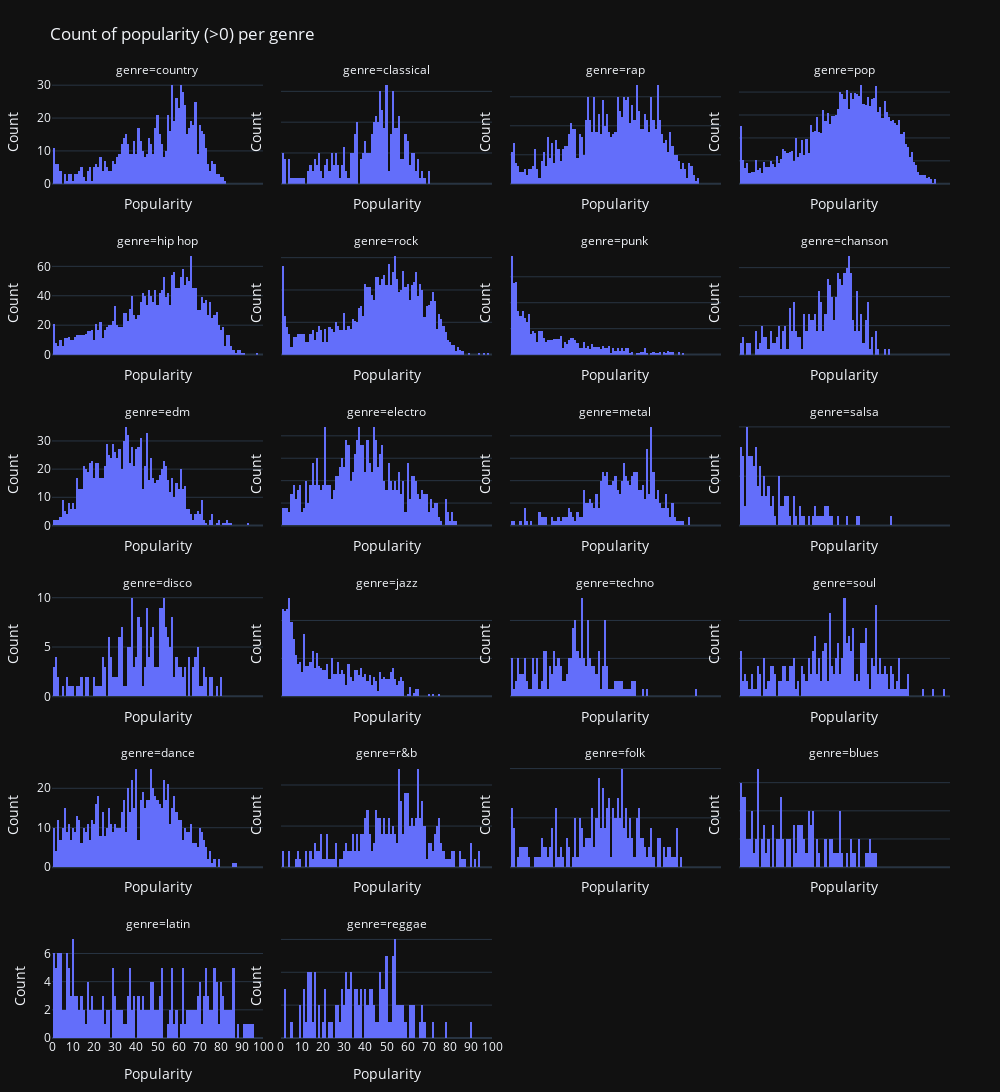

Write notebook code for a chart like this one.
### Code cell
df = dataset_train[dataset_train['popularity'] > 0][['genre','popularity']].dropna()
df['popularity'] = pd.to_numeric(df['popularity'], errors='coerce').dropna().astype(int)



fig = px.histogram(df, x='popularity', facet_col='genre', facet_col_wrap=4,
                   nbins=100, range_x=[1,100], range_y=[0,min(100, df['popularity'].value_counts().max())],
                   labels={'popularity':'Popularity'},
                   title='Count of popularity (>0) per genre',
                   template='plotly_dark',
                   width=1000, height=1200)

#fig.update_xaxes(showticklabels=True, tick0=0, dtick=10, title_text='Popularity')
#fig.update_yaxes(autorange=True, title_text='Count')
# Vue plus precise :
fig.update_yaxes(matches=None, autorange=True, title_text='Count')
fig.update_xaxes(tick0=0, dtick=10, range=[0,100], title_text='Popularity')

fig.update_layout(margin=dict(t=80,l=50,r=50,b=50), showlegend=False)
fig.show()

### Figure 1 — Plotly figure (JSON) as saved in the notebook; plotly's stock layout.template omitted (floating-point values rounded to 4 significant figures; data arrays with more than 128 entries replaced by an {"elided": "..."} marker saying what was removed)
{"data": [{"bingroup": "x", "hovertemplate": "genre=country<br>Popularity=%{x}<br>count=%{y}<extra></extra>", "legendgroup": "", "marker": {"color": "#636efa", "pattern": {"shape": ""}}, "name": "", "nbinsx": 100, "orientation": "v", "showlegend": false, "type": "histogram", "x": {"elided": "826 int values"}, "xaxis": "x21", "yaxis": "y21"}, {"bingroup": "x", "hovertemplate": "genre=classical<br>Popularity=%{x}<br>count=%{y}<extra></extra>", "legendgroup": "", "marker": {"color": "#636efa", "pattern": {"shape": ""}}, "name": "", "nbinsx": 100, "orientation": "v", "showlegend": false, "type": "histogram", "x": {"elided": "327 int values"}, "xaxis": "x22", "yaxis": "y22"}, {"bingroup": "x", "hovertemplate": "genre=rap<br>Popularity=%{x}<br>count=%{y}<extra></extra>", "legendgroup": "", "marker": {"color": "#636efa", "pattern": {"shape": ""}}, "name": "", "nbinsx": 100, "orientation": "v", "showlegend": false, "type": "histogram", "x": {"elided": "1363 int values"}, "xaxis": "x23", "yaxis": "y23"}, {"bingroup": "x", "hovertemplate": "genre=pop<br>Popularity=%{x}<br>count=%{y}<extra></extra>", "legendgroup": "", "marker": {"color": "#636efa", "pattern": {"shape": ""}}, "name": "", "nbinsx": 100, "orientation": "v", "showlegend": false, "type": "histogram", "x": {"elided": "3815 int values"}, "xaxis": "x24", "yaxis": "y24"}, {"bingroup": "x", "hovertemplate": "genre=hip hop<br>Popularity=%{x}<br>count=%{y}<extra></extra>", "legendgroup": "", "marker": {"color": "#636efa", "pattern": {"shape": ""}}, "name": "", "nbinsx": 100, "orientation": "v", "showlegend": false, "type": "histogram", "x": {"elided": "2375 int values"}, "xaxis": "x17", "yaxis": "y17"}, {"bingroup": "x", "hovertemplate": "genre=rock<br>Popularity=%{x}<br>count=%{y}<extra></extra>", "legendgroup": "", "marker": {"color": "#636efa", "pattern": {"shape": ""}}, "name": "", "nbinsx": 100, "orientation": "v", "showlegend": false, "type": "histogram", "x": {"elided": "2230 int values"}, "xaxis": "x18", "yaxis": "y18"}, {"bingroup": "x", "hovertemplate": "genre=punk<br>Popularity=%{x}<br>count=%{y}<extra></extra>", "legendgroup": "", "marker": {"color": "#636efa", "pattern": {"shape": ""}}, "name": "", "nbinsx": 100, "orientation": "v", "showlegend": false, "type": "histogram", "x": {"elided": "812 int values"}, "xaxis": "x19", "yaxis": "y19"}, {"bingroup": "x", "hovertemplate": "genre=chanson<br>Popularity=%{x}<br>count=%{y}<extra></extra>", "legendgroup": "", "marker": {"color": "#636efa", "pattern": {"shape": ""}}, "name": "", "nbinsx": 100, "orientation": "v", "showlegend": false, "type": "histogram", "x": {"elided": "369 int values"}, "xaxis": "x20", "yaxis": "y20"}, {"bingroup": "x", "hovertemplate": "genre=edm<br>Popularity=%{x}<br>count=%{y}<extra></extra>", "legendgroup": "", "marker": {"color": "#636efa", "pattern": {"shape": ""}}, "name": "", "nbinsx": 100, "orientation": "v", "showlegend": false, "type": "histogram", "x": {"elided": "1203 int values"}, "xaxis": "x13", "yaxis": "y13"}, {"bingroup": "x", "hovertemplate": "genre=electro<br>Popularity=%{x}<br>count=%{y}<extra></extra>", "legendgroup": "", "marker": {"color": "#636efa", "pattern": {"shape": ""}}, "name": "", "nbinsx": 100, "orientation": "v", "showlegend": false, "type": "histogram", "x": {"elided": "791 int values"}, "xaxis": "x14", "yaxis": "y14"}, {"bingroup": "x", "hovertemplate": "genre=metal<br>Popularity=%{x}<br>count=%{y}<extra></extra>", "legendgroup": "", "marker": {"color": "#636efa", "pattern": {"shape": ""}}, "name": "", "nbinsx": 100, "orientation": "v", "showlegend": false, "type": "histogram", "x": {"elided": "422 int values"}, "xaxis": "x15", "yaxis": "y15"}, {"bingroup": "x", "hovertemplate": "genre=salsa<br>Popularity=%{x}<br>count=%{y}<extra></extra>", "legendgroup": "", "marker": {"color": "#636efa", "pattern": {"shape": ""}}, "name": "", "nbinsx": 100, "orientation": "v", "showlegend": false, "type": "histogram", "x": {"elided": "129 int values"}, "xaxis": "x16", "yaxis": "y16"}, {"bingroup": "x", "hovertemplate": "genre=disco<br>Popularity=%{x}<br>count=%{y}<extra></extra>", "legendgroup": "", "marker": {"color": "#636efa", "pattern": {"shape": ""}}, "name": "", "nbinsx": 100, "orientation": "v", "showlegend": false, "type": "histogram", "x": {"elided": "245 int values"}, "xaxis": "x9", "yaxis": "y9"}, {"bingroup": "x", "hovertemplate": "genre=jazz<br>Popularity=%{x}<br>count=%{y}<extra></extra>", "legendgroup": "", "marker": {"color": "#636efa", "pattern": {"shape": ""}}, "name": "", "nbinsx": 100, "orientation": "v", "showlegend": false, "type": "histogram", "x": {"elided": "959 int values"}, "xaxis": "x10", "yaxis": "y10"}, {"bingroup": "x", "hovertemplate": "genre=techno<br>Popularity=%{x}<br>count=%{y}<extra></extra>", "legendgroup": "", "marker": {"color": "#636efa", "pattern": {"shape": ""}}, "name": "", "nbinsx": 100, "orientation": "v", "showlegend": false, "type": "histogram", "x": {"elided": "225 int values"}, "xaxis": "x11", "yaxis": "y11"}, {"bingroup": "x", "hovertemplate": "genre=soul<br>Popularity=%{x}<br>count=%{y}<extra></extra>", "legendgroup": "", "marker": {"color": "#636efa", "pattern": {"shape": ""}}, "name": "", "nbinsx": 100, "orientation": "v", "showlegend": false, "type": "histogram", "x": {"elided": "310 int values"}, "xaxis": "x12", "yaxis": "y12"}, {"bingroup": "x", "hovertemplate": "genre=dance<br>Popularity=%{x}<br>count=%{y}<extra></extra>", "legendgroup": "", "marker": {"color": "#636efa", "pattern": {"shape": ""}}, "name": "", "nbinsx": 100, "orientation": "v", "showlegend": false, "type": "histogram", "x": {"elided": "923 int values"}, "xaxis": "x5", "yaxis": "y5"}, {"bingroup": "x", "hovertemplate": "genre=r&b<br>Popularity=%{x}<br>count=%{y}<extra></extra>", "legendgroup": "", "marker": {"color": "#636efa", "pattern": {"shape": ""}}, "name": "", "nbinsx": 100, "orientation": "v", "showlegend": false, "type": "histogram", "x": {"elided": "285 int values"}, "xaxis": "x6", "yaxis": "y6"}, {"bingroup": "x", "hovertemplate": "genre=folk<br>Popularity=%{x}<br>count=%{y}<extra></extra>", "legendgroup": "", "marker": {"color": "#636efa", "pattern": {"shape": ""}}, "name": "", "nbinsx": 100, "orientation": "v", "showlegend": false, "type": "histogram", "x": {"elided": "233 int values"}, "xaxis": "x7", "yaxis": "y7"}, {"bingroup": "x", "hovertemplate": "genre=blues<br>Popularity=%{x}<br>count=%{y}<extra></extra>", "legendgroup": "", "marker": {"color": "#636efa", "pattern": {"shape": ""}}, "name": "", "nbinsx": 100, "orientation": "v", "showlegend": false, "type": "histogram", "x": [26, 62, 21, 19, 48, 18, 18, 38, 46, 20, 3, 14, 7, 49, 27, 3, 41, 5, 1, 33, 2, 23, 43, 45, 28, 6, 44, 37, 1, 11, 48, 53, 12, 24, 9, 20, 5, 1, 34, 33, 30, 3, 6, 29, 28, 6, 26, 16, 12, 13, 9, 4, 32, 3, 12, 31, 8, 34, 62, 41, 16, 48, 26, 65, 9, 53, 35, 28, 44, 35, 33, 1, 61, 14, 63, 31, 33, 1, 37, 1, 57, 20, 55, 54, 3, 11, 64, 43, 2, 2, 9, 29, 57, 48, 2, 9, 23, 16, 24, 34, 20, 35, 2, 4, 51, 20, 9, 21, 30, 60, 47, 8, 29, 19, 6, 9, 35, 30], "xaxis": "x8", "yaxis": "y8"}, {"bingroup": "x", "hovertemplate": "genre=latin<br>Popularity=%{x}<br>count=%{y}<extra></extra>", "legendgroup": "", "marker": {"color": "#636efa", "pattern": {"shape": ""}}, "name": "", "nbinsx": 100, "orientation": "v", "showlegend": false, "type": "histogram", "x": {"elided": "237 int values"}, "xaxis": "x", "yaxis": "y"}, {"bingroup": "x", "hovertemplate": "genre=reggae<br>Popularity=%{x}<br>count=%{y}<extra></extra>", "legendgroup": "", "marker": {"color": "#636efa", "pattern": {"shape": ""}}, "name": "", "nbinsx": 100, "orientation": "v", "showlegend": false, "type": "histogram", "x": [37, 21, 56, 63, 21, 15, 54, 16, 67, 48, 36, 53, 36, 9, 54, 47, 33, 62, 47, 31, 40, 40, 18, 33, 35, 29, 27, 58, 13, 2, 21, 16, 62, 55, 48, 78, 61, 27, 5, 16, 29, 67, 63, 32, 49, 11, 20, 56, 52, 46, 50, 11, 44, 50, 54, 54, 41, 53, 57, 49, 28, 72, 44, 53, 49, 58, 45, 51, 36, 2, 24, 26, 26, 55, 30, 13, 54, 31, 14, 11, 2, 33, 14, 29, 50, 14, 40, 53, 35, 50, 66, 38, 9, 18, 53, 41, 90, 16, 12, 43, 54, 33, 68, 47, 30, 42, 59, 61, 43, 38, 14, 31, 47, 38, 32, 50, 13, 48, 13, 23, 42, 32, 43, 31, 35, 37, 42, 57], "xaxis": "x2", "yaxis": "y2"}], "layout": {"annotations": [{"font": {}, "showarrow": false, "text": "genre=latin", "x": 0.1175, "xanchor": "center", "xref": "paper", "y": 0.1083, "yanchor": "bottom", "yref": "paper"}, {"font": {}, "showarrow": false, "text": "genre=reggae", "x": 0.3725, "xanchor": "center", "xref": "paper", "y": 0.1083, "yanchor": "bottom", "yref": "paper"}, {"font": {}, "showarrow": false, "text": "genre=dance", "x": 0.1175, "xanchor": "center", "xref": "paper", "y": 0.2867, "yanchor": "bottom", "yref": "paper"}, {"font": {}, "showarrow": false, "text": "genre=r&b", "x": 0.3725, "xanchor": "center", "xref": "paper", "y": 0.2867, "yanchor": "bottom", "yref": "paper"}, {"font": {}, "showarrow": false, "text": "genre=folk", "x": 0.6275, "xanchor": "center", "xref": "paper", "y": 0.2867, "yanchor": "bottom", "yref": "paper"}, {"font": {}, "showarrow": false, "text": "genre=blues", "x": 0.8825, "xanchor": "center", "xref": "paper", "y": 0.2867, "yanchor": "bottom", "yref": "paper"}, {"font": {}, "showarrow": false, "text": "genre=disco", "x": 0.1175, "xanchor": "center", "xref": "paper", "y": 0.465, "yanchor": "bottom", "yref": "paper"}, {"font": {}, "showarrow": false, "text": "genre=jazz", "x": 0.3725, "xanchor": "center", "xref": "paper", "y": 0.465, "yanchor": "bottom", "yref": "paper"}, {"font": {}, "showarrow": false, "text": "genre=techno", "x": 0.6275, "xanchor": "center", "xref": "paper", "y": 0.465, "yanchor": "bottom", "yref": "paper"}, {"font": {}, "showarrow": false, "text": "genre=soul", "x": 0.8825, "xanchor": "center", "xref": "paper", "y": 0.465, "yanchor": "bottom", "yref": "paper"}, {"font": {}, "showarrow": false, "text": "genre=edm", "x": 0.1175, "xanchor": "center", "xref": "paper", "y": 0.6433, "yanchor": "bottom", "yref": "paper"}, {"font": {}, "showarrow": false, "text": "genre=electro", "x": 0.3725, "xanchor": "center", "xref": "paper", "y": 0.6433, "yanchor": "bottom", "yref": "paper"}, {"font": {}, "showarrow": false, "text": "genre=metal", "x": 0.6275, "xanchor": "center", "xref": "paper", "y": 0.6433, "yanchor": "bottom", "yref": "paper"}, {"font": {}, "showarrow": false, "text": "genre=salsa", "x": 0.8825, "xanchor": "center", "xref": "paper", "y": 0.6433, "yanchor": "bottom", "yref": "paper"}, {"font": {}, "showarrow": false, "text": "genre=hip hop", "x": 0.1175, "xanchor": "center", "xref": "paper", "y": 0.8217, "yanchor": "bottom", "yref": "paper"}, {"font": {}, "showarrow": false, "text": "genre=rock", "x": 0.3725, "xanchor": "center", "xref": "paper", "y": 0.8217, "yanchor": "bottom", "yref": "paper"}, {"font": {}, "showarrow": false, "text": "genre=punk", "x": 0.6275, "xanchor": "center", "xref": "paper", "y": 0.8217, "yanchor": "bottom", "yref": "paper"}, {"font": {}, "showarrow": false, "text": "genre=chanson", "x": 0.8825, "xanchor": "center", "xref": "paper", "y": 0.8217, "yanchor": "bottom", "yref": "paper"}, {"font": {}, "showarrow": false, "text": "genre=country", "x": 0.1175, "xanchor": "center", "xref": "paper", "y": 1.0, "yanchor": "bottom", "yref": "paper"}, {"font": {}, "showarrow": false, "text": "genre=classical", "x": 0.3725, "xanchor": "center", "xref": "paper", "y": 1.0, "yanchor": "bottom", "yref": "paper"}, {"font": {}, "showarrow": false, "text": "genre=rap", "x": 0.6275, "xanchor": "center", "xref": "paper", "y": 1.0, "yanchor": "bottom", "yref": "paper"}, {"font": {}, "showarrow": false, "text": "genre=pop", "x": 0.8825, "xanchor": "center", "xref": "paper", "y": 1.0, "yanchor": "bottom", "yref": "paper"}], "barmode": "relative", "height": 1200, "legend": {"tracegroupgap": 0}, "margin": {"b": 50, "l": 50, "r": 50, "t": 80}, "showlegend": false, "title": {"text": "Count of popularity (>0) per genre"}, "width": 1000, "xaxis": {"anchor": "y", "domain": [0, 0.235], "dtick": 10, "range": [0, 100], "tick0": 0, "title": {"text": "Popularity"}}, "xaxis10": {"anchor": "y10", "domain": [0.255, 0.49], "dtick": 10, "matches": "x", "range": [0, 100], "showticklabels": false, "tick0": 0, "title": {"text": "Popularity"}}, "xaxis11": {"anchor": "y11", "domain": [0.51, 0.745], "dtick": 10, "matches": "x", "range": [0, 100], "showticklabels": false, "tick0": 0, "title": {"text": "Popularity"}}, "xaxis12": {"anchor": "y12", "domain": [0.765, 1.0], "dtick": 10, "matches": "x", "range": [0, 100], "showticklabels": false, "tick0": 0, "title": {"text": "Popularity"}}, "xaxis13": {"anchor": "y13", "domain": [0, 0.235], "dtick": 10, "matches": "x", "range": [0, 100], "showticklabels": false, "tick0": 0, "title": {"text": "Popularity"}}, "xaxis14": {"anchor": "y14", "domain": [0.255, 0.49], "dtick": 10, "matches": "x", "range": [0, 100], "showticklabels": false, "tick0": 0, "title": {"text": "Popularity"}}, "xaxis15": {"anchor": "y15", "domain": [0.51, 0.745], "dtick": 10, "matches": "x", "range": [0, 100], "showticklabels": false, "tick0": 0, "title": {"text": "Popularity"}}, "xaxis16": {"anchor": "y16", "domain": [0.765, 1.0], "dtick": 10, "matches": "x", "range": [0, 100], "showticklabels": false, "tick0": 0, "title": {"text": "Popularity"}}, "xaxis17": {"anchor": "y17", "domain": [0, 0.235], "dtick": 10, "matches": "x", "range": [0, 100], "showticklabels": false, "tick0": 0, "title": {"text": "Popularity"}}, "xaxis18": {"anchor": "y18", "domain": [0.255, 0.49], "dtick": 10, "matches": "x", "range": [0, 100], "showticklabels": false, "tick0": 0, "title": {"text": "Popularity"}}, "xaxis19": {"anchor": "y19", "domain": [0.51, 0.745], "dtick": 10, "matches": "x", "range": [0, 100], "showticklabels": false, "tick0": 0, "title": {"text": "Popularity"}}, "xaxis2": {"anchor": "y2", "domain": [0.255, 0.49], "dtick": 10, "matches": "x", "range": [0, 100], "tick0": 0, "title": {"text": "Popularity"}}, "xaxis20": {"anchor": "y20", "domain": [0.765, 1.0], "dtick": 10, "matches": "x", "range": [0, 100], "showticklabels": false, "tick0": 0, "title": {"text": "Popularity"}}, "xaxis21": {"anchor": "y21", "domain": [0, 0.235], "dtick": 10, "matches": "x", "range": [0, 100], "showticklabels": false, "tick0": 0, "title": {"text": "Popularity"}}, "xaxis22": {"anchor": "y22", "domain": [0.255, 0.49], "dtick": 10, "matches": "x", "range": [0, 100], "showticklabels": false, "tick0": 0, "title": {"text": "Popularity"}}, "xaxis23": {"anchor": "y23", "domain": [0.51, 0.745], "dtick": 10, "matches": "x", "range": [0, 100], "showticklabels": false, "tick0": 0, "title": {"text": "Popularity"}}, "xaxis24": {"anchor": "y24", "domain": [0.765, 1.0], "dtick": 10, "matches": "x", "range": [0, 100], "showticklabels": false, "tick0": 0, "title": {"text": "Popularity"}}, "xaxis3": {"anchor": "y3", "domain": [0.51, 0.745], "dtick": 10, "matches": "x", "range": [0, 100], "tick0": 0, "title": {"text": "Popularity"}}, "xaxis4": {"anchor": "y4", "domain": [0.765, 1.0], "dtick": 10, "matches": "x", "range": [0, 100], "tick0": 0, "title": {"text": "Popularity"}}, "xaxis5": {"anchor": "y5", "domain": [0, 0.235], "dtick": 10, "matches": "x", "range": [0, 100], "showticklabels": false, "tick0": 0, "title": {"text": "Popularity"}}, "xaxis6": {"anchor": "y6", "domain": [0.255, 0.49], "dtick": 10, "matches": "x", "range": [0, 100], "showticklabels": false, "tick0": 0, "title": {"text": "Popularity"}}, "xaxis7": {"anchor": "y7", "domain": [0.51, 0.745], "dtick": 10, "matches": "x", "range": [0, 100], "showticklabels": false, "tick0": 0, "title": {"text": "Popularity"}}, "xaxis8": {"anchor": "y8", "domain": [0.765, 1.0], "dtick": 10, "matches": "x", "range": [0, 100], "showticklabels": false, "tick0": 0, "title": {"text": "Popularity"}}, "xaxis9": {"anchor": "y9", "domain": [0, 0.235], "dtick": 10, "matches": "x", "range": [0, 100], "showticklabels": false, "tick0": 0, "title": {"text": "Popularity"}}, "yaxis": {"anchor": "x", "autorange": true, "domain": [0, 0.1083], "range": [0, 100], "title": {"text": "Count"}}, "yaxis10": {"anchor": "x10", "autorange": true, "domain": [0.3567, 0.465], "showticklabels": false, "title": {"text": "Count"}}, "yaxis11": {"anchor": "x11", "autorange": true, "domain": [0.3567, 0.465], "showticklabels": false, "title": {"text": "Count"}}, "yaxis12": {"anchor": "x12", "autorange": true, "domain": [0.3567, 0.465], "showticklabels": false, "title": {"text": "Count"}}, "yaxis13": {"anchor": "x13", "autorange": true, "domain": [0.535, 0.6433], "range": [0, 100], "title": {"text": "Count"}}, "yaxis14": {"anchor": "x14", "autorange": true, "domain": [0.535, 0.6433], "showticklabels": false, "title": {"text": "Count"}}, "yaxis15": {"anchor": "x15", "autorange": true, "domain": [0.535, 0.6433], "showticklabels": false, "title": {"text": "Count"}}, "yaxis16": {"anchor": "x16", "autorange": true, "domain": [0.535, 0.6433], "showticklabels": false, "title": {"text": "Count"}}, "yaxis17": {"anchor": "x17", "autorange": true, "domain": [0.7133, 0.8217], "range": [0, 100], "title": {"text": "Count"}}, "yaxis18": {"anchor": "x18", "autorange": true, "domain": [0.7133, 0.8217], "showticklabels": false, "title": {"text": "Count"}}, "yaxis19": {"anchor": "x19", "autorange": true, "domain": [0.7133, 0.8217], "showticklabels": false, "title": {"text": "Count"}}, "yaxis2": {"anchor": "x2", "autorange": true, "domain": [0, 0.1083], "showticklabels": false, "title": {"text": "Count"}}, "yaxis20": {"anchor": "x20", "autorange": true, "domain": [0.7133, 0.8217], "showticklabels": false, "title": {"text": "Count"}}, "yaxis21": {"anchor": "x21", "autorange": true, "domain": [0.8917, 1.0], "range": [0, 100], "title": {"text": "Count"}}, "yaxis22": {"anchor": "x22", "autorange": true, "domain": [0.8917, 1.0], "showticklabels": false, "title": {"text": "Count"}}, "yaxis23": {"anchor": "x23", "autorange": true, "domain": [0.8917, 1.0], "showticklabels": false, "title": {"text": "Count"}}, "yaxis24": {"anchor": "x24", "autorange": true, "domain": [0.8917, 1.0], "showticklabels": false, "title": {"text": "Count"}}, "yaxis3": {"anchor": "x3", "autorange": true, "domain": [0, 0.1083], "showticklabels": false, "title": {"text": "Count"}}, "yaxis4": {"anchor": "x4", "autorange": true, "domain": [0, 0.1083], "showticklabels": false, "title": {"text": "Count"}}, "yaxis5": {"anchor": "x5", "autorange": true, "domain": [0.1783, 0.2867], "range": [0, 100], "title": {"text": "Count"}}, "yaxis6": {"anchor": "x6", "autorange": true, "domain": [0.1783, 0.2867], "showticklabels": false, "title": {"text": "Count"}}, "yaxis7": {"anchor": "x7", "autorange": true, "domain": [0.1783, 0.2867], "showticklabels": false, "title": {"text": "Count"}}, "yaxis8": {"anchor": "x8", "autorange": true, "domain": [0.1783, 0.2867], "showticklabels": false, "title": {"text": "Count"}}, "yaxis9": {"anchor": "x9", "autorange": true, "domain": [0.3567, 0.465], "range": [0, 100], "title": {"text": "Count"}}}}
